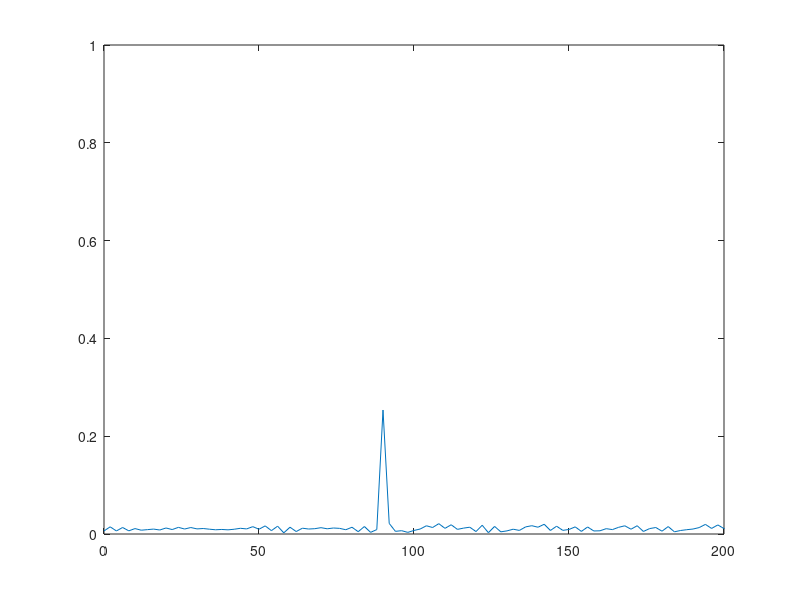
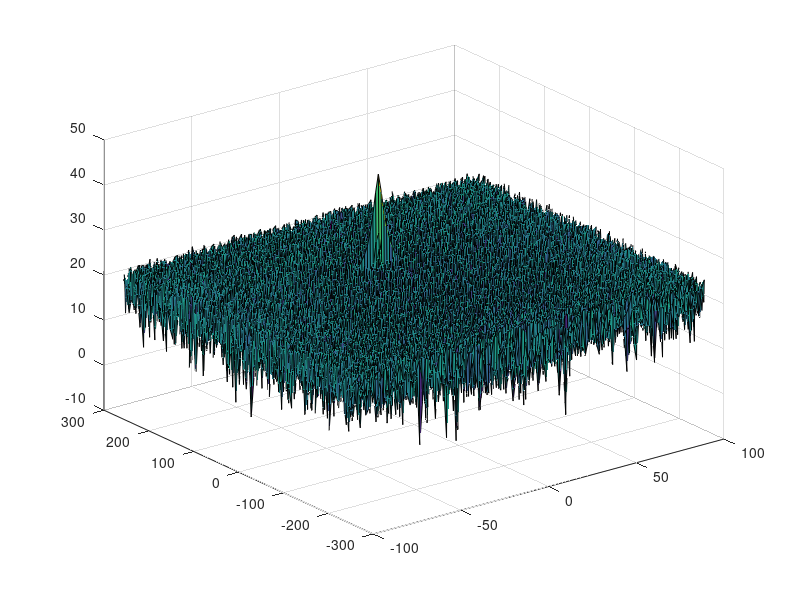
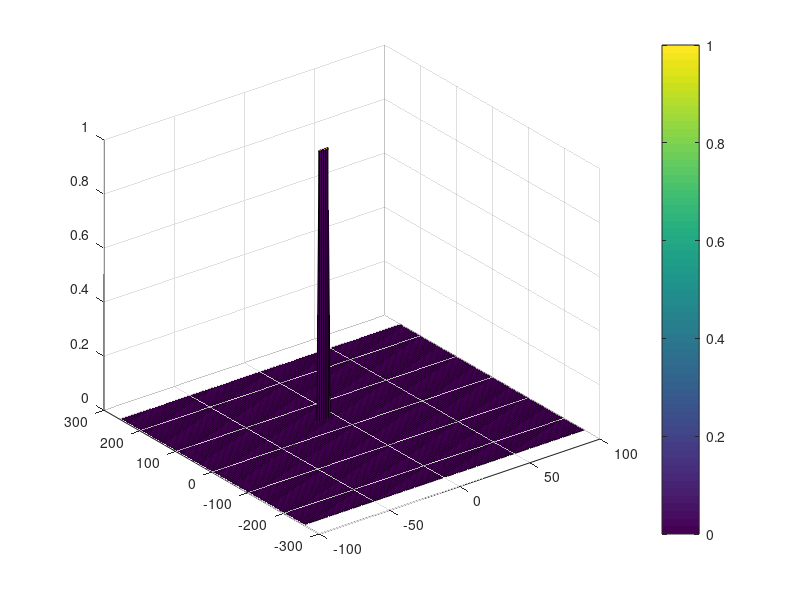

MATLAB code for these plots, in order:
clear all
clc;

%% Radar Specifications and constants
%%%%%%%%%%%%%%%%%%%%%%%%%%%
%Operating carrier frequency of Radar
Fc = 77e9; %carrier freq
R_max = 200;
R_resolution = 1;
velocity_max = 100; % m/s

c = 3e8;
%% User Defined Range and Velocity of target and parameters
% *%TODO* :
% define the target's initial position and velocity. Note : Velocity
% remains contant
range = 90;
velocity = -20;

sweep_time_factor = 5.5;

%% FMCW Waveform Generation

% *%TODO* :
%Design the FMCW waveform by giving the specs of each of its parameters.
% Calculate the Bandwidth (B), Chirp Time (Tchirp) and Slope (slope) of the FMCW
% chirp using the requirements above.
B = c / (2*R_resolution);
T_chirp = sweep_time_factor * (2*R_max/c);
slope = B/T_chirp;

disp("slope = " + slope);
                                    
%The number of chirps in one sequence. Its ideal to have 2^ value for the ease of running the FFT
%for Doppler Estimation. 
Nd=128;                   % #of doppler cells OR #of sent periods % number of chirps

%The number of samples on each chirp. 
Nr=1024;                  %for length of time OR # of range cells

% Timestamp for running the displacement scenario for every sample on each
% chirp
t=linspace(0,Nd*T_chirp,Nr*Nd); %total time for samples


%Creating the vectors for Tx, Rx and Mix based on the total samples input.
Tx=zeros(1,length(t)); %transmitted signal
Rx=zeros(1,length(t)); %received signal
Mix = zeros(1,length(t)); %beat signal

%Similar vectors for range_covered and time delay.
r_t=zeros(1,length(t));
td=zeros(1,length(t));


%% Signal generation and Moving Target simulation
% Running the radar scenario over the time. 

for i=1:length(t)         
    % *%TODO* :
    %For each time stamp update the Range of the Target for constant velocity. 
    tau = (range + t(i) * velocity) / c;  % seconds
    
    % *%TODO* :
    %For each time sample we need update the transmitted and
    %received signal. 
    Tx(i) = cos(2 * pi * (Fc * t(i) + slope * t(i)^2 / 2));
    Rx (i)  =  cos(2 * pi * (Fc * (t(i) - tau) + slope * (t(i) - tau)^2 / 2));
    
    % *%TODO* :
    %Now by mixing the Transmit and Receive generate the beat signal
    %This is done by element wise matrix multiplication of Transmit and
    %Receiver Signal
    Mix(i) = Tx(i) * Rx(i);
end

%% RANGE MEASUREMENT

 % *%TODO* :
%reshape the vector into Nr*Nd array. Nr and Nd here would also define the size of
%Range and Doppler FFT respectively.
beat_signal = reshape(Mix, [Nr, Nd]);

 % *%TODO* :
%run the FFT on the beat signal along the range bins dimension (Nr) and
%normalize.
signal_fft = fft(beat_signal) / Nr;

 % *%TODO* :
% Take the absolute value of FFT output
fft_absolute = abs(signal_fft);

 % *%TODO* :
% Output of FFT is double sided signal, but we are interested in only one side of the spectrum.
% Hence we throw out half of the samples.
fft_one_side = fft_absolute(1:Nr/2);

%plotting the range
figure ('Name','Range from First FFT')

% *%TODO* :
% plot FFT output 
x = Nr / length(fft_one_side) * (0 : (Nr / 2 - 1));
plot(x, fft_one_side);

axis ([0 200 0 1]);



%% RANGE DOPPLER RESPONSE
% The 2D FFT implementation is already provided here. This will run a 2DFFT
% on the mixed signal (beat signal) output and generate a range doppler
% map.You will implement CFAR on the generated RDM


% Range Doppler Map Generation.

% The output of the 2D FFT is an image that has reponse in the range and
% doppler FFT bins. So, it is important to convert the axis from bin sizes
% to range and doppler based on their Max values.

Mix=reshape(Mix,[Nr,Nd]);

% 2D FFT using the FFT size for both dimensions.
sig_fft2 = fft2(Mix,Nr,Nd);

% Taking just one side of signal from Range dimension.
sig_fft2 = sig_fft2(1:Nr/2,1:Nd);
sig_fft2 = fftshift (sig_fft2);
RDM = abs(sig_fft2);
RDM = 10*log10(RDM) ;

%use the surf function to plot the output of 2DFFT and to show axis in both
%dimensions
doppler_axis = linspace(-100,100,Nd);
range_axis = linspace(-200,200,Nr/2)*((Nr/2)/400);
figure('Name', '2D FFT RDM')
surf(doppler_axis,range_axis,RDM);

%% CFAR implementation

%Slide Window through the complete Range Doppler Map

% *%TODO* :
%Select the number of Training Cells in both the dimensions.
Tr = 13;
Td = 1;

% *%TODO* :
%Select the number of Guard Cells in both dimensions around the Cell under 
%test (CUT) for accurate estimation
Gr = 4;
Gd = 2;

% *%TODO* :
% offset the threshold by SNR value in dB
offset = 13;

% *%TODO* :
%Create a vector to store noise_level for each iteration on training cells
noise_level = zeros(1,1);

% *%TODO* :
%design a loop such that it slides the CUT across range doppler map by
%giving margins at the edges for Training and Guard Cells.
%For every iteration sum the signal level within all the training
%cells. To sum convert the value from logarithmic to linear using db2pow
%function. Average the summed values for all of the training
%cells used. After averaging convert it back to logarithimic using pow2db.
%Further add the offset to it to determine the threshold. Next, compare the
%signal under CUT with this threshold. If the CUT level > threshold assign
%it a value of 1, else equate it to 0.


    % Use RDM[x,y] as the matrix from the output of 2D FFT for implementing
    % CFAR
        
guard_cells_number = (2 * Gr + 1) * (2 * Gd + 1) - 1;
training_cells_number = (2 * Tr + 2 * Gr + 1) * ...
    (2 * Td + 2 * Gd + 1) - (guard_cells_number + 1);

% *%TODO* :
% The process above will generate a thresholded block, which is smaller 
%than the Range Doppler Map as the CUT cannot be located at the edges of
%matrix. Hence,few cells will not be thresholded. To keep the map size same
% set those values to 0. 
CFAR = zeros(size(RDM));

% Use RDM[x,y] from the output of 2D FFT above for implementing CFAR
for range_index = Tr+Gr+1 : Nr/2-(Gr+Tr)
    for doppler_index = Td+Gd+1 : Nd-(Gd+Td)
        training_cells = zeros(size(RDM));
        training_cells = db2pow(RDM(range_index - Tr - Gr : range_index + Tr + Gr, ...
                       doppler_index - Td - Gd : doppler_index + Td + Gd));

        training_cells = pow2db(sum(training_cells) / training_cells_number);
        
        % Use the offset to determine the SNR threshold
        threshold =  offset + training_cells;
        
        % Apply the threshold to the CUT
        if RDM(range_index, doppler_index) > threshold
            CFAR(range_index, doppler_index) = 1;
        end
    end
end

% *%TODO* :
%display the CFAR output using the Surf function like we did for Range
%Doppler Response output.
figure('Name', '2D CFAR Result');
surf(doppler_axis, range_axis, CFAR);
colorbar;

 